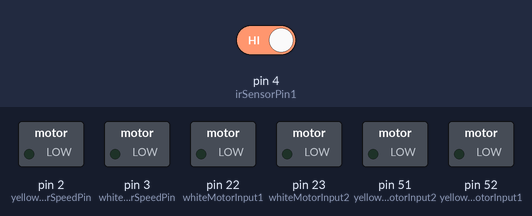
The sketch below on a simulated Arduino Mega 2560, built with avr-gcc and run on an emulated ATmega2560. Parts: switched loads named in the sketch (green lamp = pin HIGH). Inputs (shaded band) come from the test bench; at power-on: pin 4 (irSensorPin1) HIGH.

Above: at 1.2 s.
1.3 s: pin 4 (irSensorPin1) driven LOW
At 2.0 s:
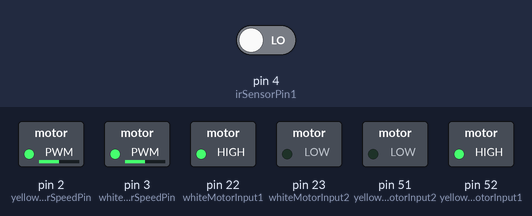
2.8 s: pin 4 (irSensorPin1) driven HIGH
At 3.1 s:
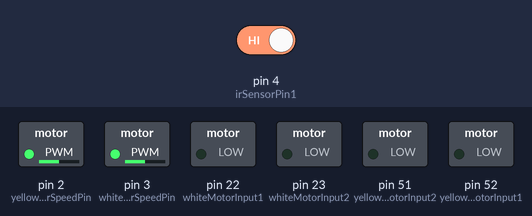
Timing chart, 0 to 5.8 s (numbered marks = the images above; inputs shaded):
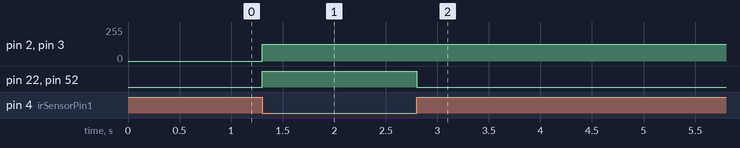

The sketch:

sketch_oct28a.ino
```cpp
int yellowMotorSpeedPin = 2;
int whiteMotorSpeedPin = 3;

int yellowMotorInput1 = 52;
int yellowMotorInput2 = 51;
int whiteMotorInput1 = 22;
int whiteMotorInput2 = 23;

int irSensorPin1 = 4;


void setup() {
  Serial.begin(9600);

  // motors
  pinMode(yellowMotorSpeedPin, OUTPUT);
  pinMode(whiteMotorSpeedPin, OUTPUT);
  pinMode(yellowMotorInput1, OUTPUT);
  pinMode(yellowMotorInput2, OUTPUT);
  pinMode(whiteMotorInput1, OUTPUT);
  pinMode(whiteMotorInput2, OUTPUT);

  // sensors
  pinMode(irSensorPin1, INPUT);

}

void loop() {
  // add your code here
  int irSensor1 = digitalRead(irSensorPin1);
  if (irSensor1 == 0) {
    goForward(127);
  }
  else {
    stopMoving();
  }

}

void goForward(long velocity) {
  analogWrite(yellowMotorSpeedPin, velocity);
  analogWrite(whiteMotorSpeedPin, velocity);
  digitalWrite(yellowMotorInput1, HIGH);
  digitalWrite(yellowMotorInput2, LOW);
  digitalWrite(whiteMotorInput1, HIGH);
  digitalWrite(whiteMotorInput2, LOW);
}

void turnLeft() {
  digitalWrite(yellowMotorInput1, HIGH);
  digitalWrite(yellowMotorInput2, LOW);
  digitalWrite(whiteMotorInput1, LOW);
  digitalWrite(whiteMotorInput2, LOW);
}

void turnRight() {
  digitalWrite(yellowMotorInput1, LOW);
  digitalWrite(yellowMotorInput2, LOW);
  digitalWrite(whiteMotorInput1, HIGH);
  digitalWrite(whiteMotorInput2, LOW);
}

void stopMoving() {
  digitalWrite(yellowMotorInput1, LOW);
  digitalWrite(yellowMotorInput2, LOW);
  digitalWrite(whiteMotorInput1, LOW);
  digitalWrite(whiteMotorInput2, LOW);
}

void goBackwards(long velocity) {
  analogWrite(yellowMotorSpeedPin, velocity);
  analogWrite(whiteMotorSpeedPin, velocity);
  digitalWrite(yellowMotorInput1, LOW);
  digitalWrite(yellowMotorInput2, HIGH);
  digitalWrite(whiteMotorInput1, LOW);
  digitalWrite(whiteMotorInput2, HIGH);
}
```

Measured:
- after the input at 1.3 s, pin 2 (yellowMotorSpeedPin), pin 3 (whiteMotorSpeedPin): 0/255 → 127/255 at once; pin 22 (whiteMotorInput1), pin 52 (yellowMotorInput1): LOW → HIGH at once
- after the input at 2.8 s, pin 22 (whiteMotorInput1), pin 52 (yellowMotorInput1): HIGH → LOW at once
